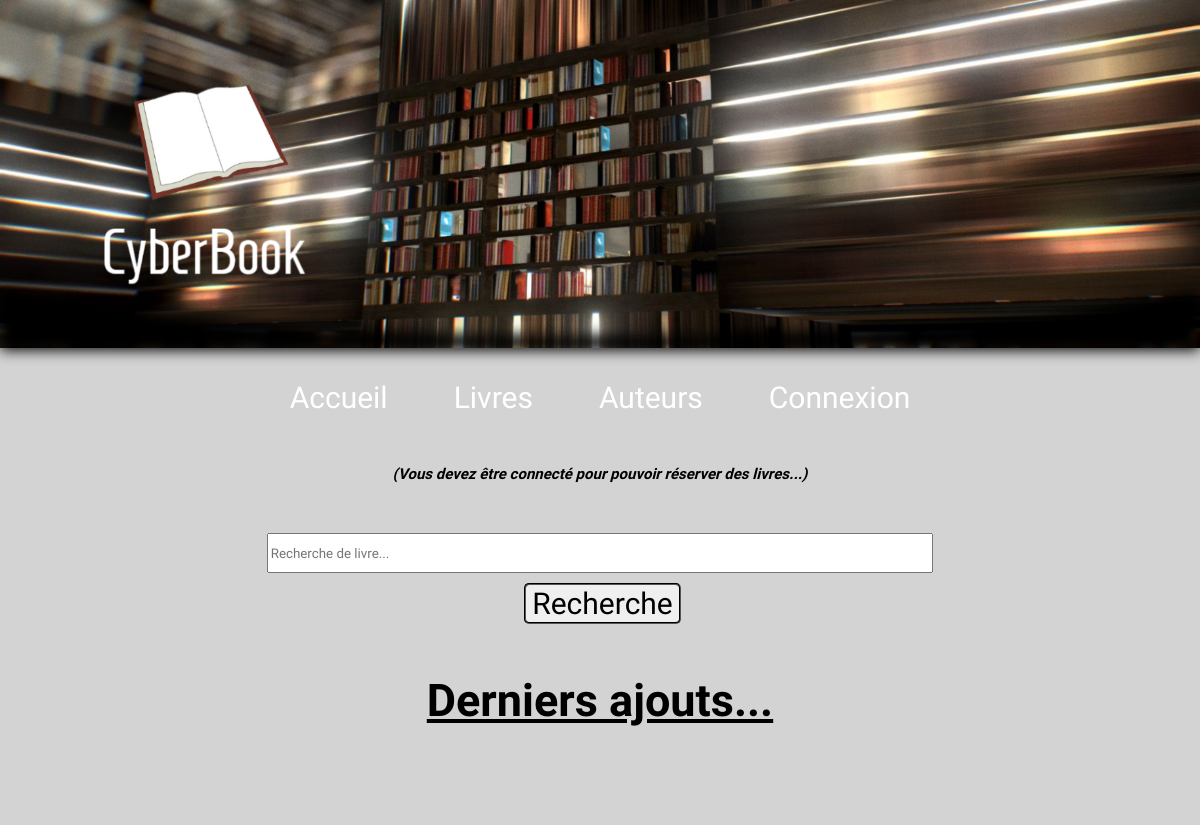
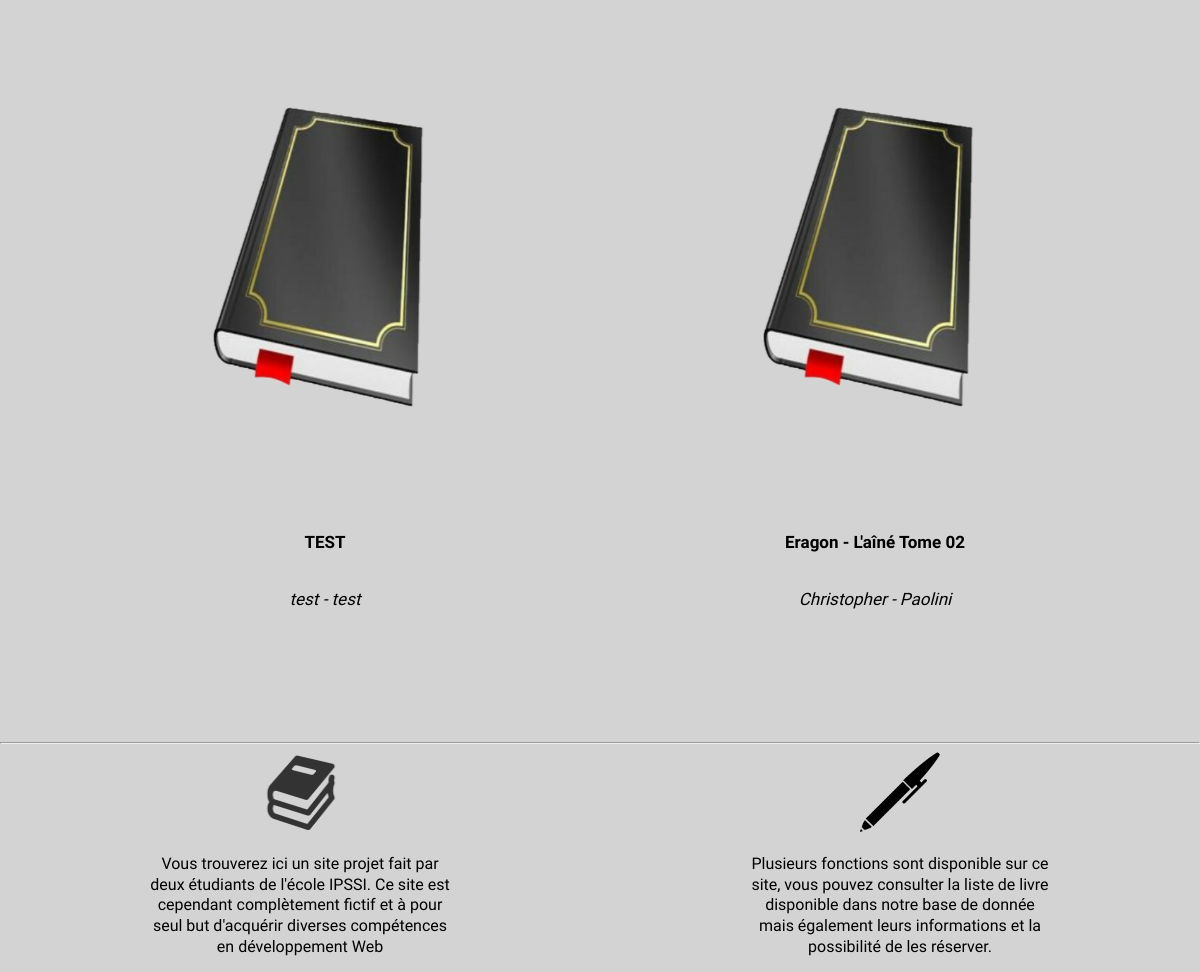
The page / on the database its author committed (2 pictures, top to bottom).
### tables this page shows
CREATE TABLE IF NOT EXISTS `auteur` (
  `idPersonne` int(11) NOT NULL,
  `idLivre` varchar(15) NOT NULL,
  `idRole` int(11) NOT NULL
);

CREATE TABLE IF NOT EXISTS `livre` (
  `id` int(11) NOT NULL AUTO_INCREMENT,
  `isbn` varchar(15) NOT NULL,
  `titre` varchar(500) NOT NULL,
  `editeur` int(11) NOT NULL,
  `annee` int(11) DEFAULT NULL,
  `genre` int(11) DEFAULT NULL,
  `langue` int(11) DEFAULT NULL,
  `nbpages` int(11) DEFAULT NULL,
  `reservation` int(11) NOT NULL DEFAULT '0',
  PRIMARY KEY (`isbn`),
  UNIQUE KEY `id` (`id`)
);

CREATE TABLE IF NOT EXISTS `personne` (
  `id` int(11) NOT NULL AUTO_INCREMENT,
  `nom` varchar(150) NOT NULL,
  `prenom` varchar(150) DEFAULT NULL,
  PRIMARY KEY (`id`)
);

### src/index.php (the view, shortened to what this page needs)
<!DOCTYPE html>
<html>
<head>
    <link rel="stylesheet" type="text/css" href="css/style_a.css">
</head>
<body>
<?php include "header.php" ?>
<?php include "bdd.php"?>
<header >
<br>
<?php if(empty($_SESSION['group'])){?>
<h4 style="text-align:center; margin-top: 4%; font-size: 15px;"><em>(Vous devez être connecté pour pouvoir réserver des livres...)</em></h4>
<?php } ?>
<section class="recherche">
        <form action="recherche.php" method="GET">
            <input style="width: 50em; height: 40px;" type="search" name="q" placeholder="Recherche de livre..."><br>
            <center><input class="button" type="submit" value="Recherche"><center>
        </form>
    </section>
<header>
<p style="text-align: center; font-size: 45px; text-decoration: underline;"><strong>Derniers ajouts...</strong></p>
<section>
    <?php
    $home = $bdd->query('SELECT * FROM livre LEFT JOIN auteur ON isbn = idLivre LEFT JOIN personne ON idPersonne = personne.id ORDER BY livre.id DESC LIMIT 2');
    ?>
    	<div class="align">
		<?php
		while ($h = $home->fetch())
		{
			$image = 'img/'.$h["isbn"].'.jpg';
			$image_par_defaut = 'img/0.png';
				?>
					<section class="idlivre">
						<a href="details_livre.php?titre=<?= ($h['titre']) ?>&amp;genre=<?= ($h['genre']) ?>" title="Afficher le détail du livre">
							<tr>
								<td>
								<?php
									if(is_file($image)){
										echo '<img class="iD" src="'.$image.'">';
									}else {
										echo '<img class="i" src="'.$image_par_defaut.'"';
									}
									echo '<p><strong>'.$h["titre"]. '</strong></p>';
									echo '<p><em>' . $h["prenom"] . ' - ' . $h["nom"] . '</em></p>';
									?>
								</td>
						</a>
					</section>
	<?php
		}
	?>
	</div>
<section>
<hr>
    <footer>
        <section class="contener">
            <div class="footer">
                <img class="img_footer" src="img/book.png" alt="livre">
                <p>Vous trouverez ici un site projet fait par deux étudiants de l'école IPSSI. Ce site est cependant complètement fictif et à pour seul but d'acquérir diverses compétences en développement Web</p>
            </div>
            <div class="footer">
                <img class="img_footer"src="img/stylo.png" alt="stylo.png">
                <p>
                    Plusieurs fonctions sont disponible sur ce site, vous pouvez consulter
                    la liste de livre disponible dans notre base de donnée mais également leurs informations et la possibilité de les réserver.
                </p>
            </div>
        </section>
    </footer>
</body>
</html>

### src/css/style_a.css (style rules this page uses)
.recherche { display: flex; justify-content: center; margin-top: 50px; margin-bottom: 50px; text-align: center; }
.button { font-size: 30px; border-radius: 5px; border-style: groove; margin-left: 5px; margin-top: 10px; }
.img_footer { width: 80px; height: 80px; }
.contener { display: flex; justify-content: space-around; }
.footer { flex-wrap: wrap; height: 220px; width: 300px; text-align: center; line-height: 1.3em; }
.idlivre { text-align: center; padding: center; border-radius: 30px 5px 30px 5px; padding-left: 75px; padding-right: 75px; padding-top: 35px; padding-bottom: 70px; width: 300px; height: 600px; font-size: 17px; margin-left: 50px; margin-right: 50px; margin-bottom: 20px; margin-top: 20px; line-height: 40px; }
.align { display: flex; justify-content: center; flex-wrap: wrap; margin-bottom: 50px; }
a { text-decoration: none; color: black; }
.i { width: 306px; height: 506px; }

### src/header.php (style rules this page uses)
body, html { margin: 0 ; padding: 0 ; background-color: #D4D3D3 ; }
* { font-family: 'Homenaje', sans-serif; }

### rows shown on the page
auteur: idLivre.titre "TEST", idPersonne.prenom "test", idPersonne.nom "test"
auteur: idLivre.titre "Eragon - L'aîné Tome 02", idPersonne.prenom "Christopher", idPersonne.nom "Paolini"
